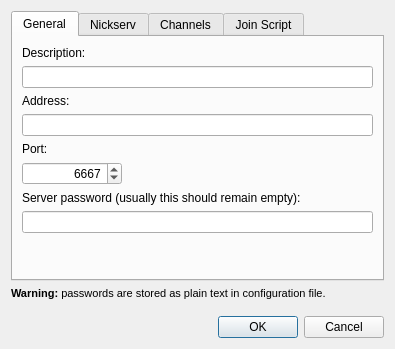
<?xml version="1.0" encoding="UTF-8"?>
<ui version="4.0">
 <class>CFGIRCDefineNetworkDialog</class>
 <widget class="QDialog" name="CFGIRCDefineNetworkDialog">
  <property name="geometry">
   <rect>
    <x>0</x>
    <y>0</y>
    <width>395</width>
    <height>349</height>
   </rect>
  </property>
  <property name="windowTitle">
   <string>Define IRC Network</string>
  </property>
  <layout class="QVBoxLayout" name="verticalLayout">
   <item>
    <widget class="QTabWidget" name="tabWidget">
     <property name="currentIndex">
      <number>0</number>
     </property>
     <widget class="QWidget" name="tab">
      <attribute name="title">
       <string>General</string>
      </attribute>
      <layout class="QVBoxLayout" name="verticalLayout_2">
       <item>
        <widget class="QLabel" name="label_1">
         <property name="text">
          <string>Description:</string>
         </property>
        </widget>
       </item>
       <item>
        <widget class="QLineEdit" name="leDescription"/>
       </item>
       <item>
        <widget class="QLabel" name="label_2">
         <property name="text">
          <string>Address:</string>
         </property>
        </widget>
       </item>
       <item>
        <widget class="QLineEdit" name="leAddress"/>
       </item>
       <item>
        <widget class="QLabel" name="label">
         <property name="text">
          <string>Port:</string>
         </property>
        </widget>
       </item>
       <item>
        <layout class="QHBoxLayout" name="horizontalLayout_2">
         <item>
          <widget class="QSpinBox" name="spinPort">
           <property name="minimumSize">
            <size>
             <width>100</width>
             <height>0</height>
            </size>
           </property>
           <property name="alignment">
            <set>Qt::AlignRight|Qt::AlignTrailing|Qt::AlignVCenter</set>
           </property>
           <property name="maximum">
            <number>65535</number>
           </property>
           <property name="value">
            <number>6667</number>
           </property>
          </widget>
         </item>
         <item>
          <spacer name="horizontalSpacer">
           <property name="orientation">
            <enum>Qt::Horizontal</enum>
           </property>
           <property name="sizeHint" stdset="0">
            <size>
             <width>40</width>
             <height>20</height>
            </size>
           </property>
          </spacer>
         </item>
        </layout>
       </item>
       <item>
        <widget class="QLabel" name="label_3">
         <property name="text">
          <string>Server password (usually this should remain empty):</string>
         </property>
        </widget>
       </item>
       <item>
        <widget class="QLineEdit" name="leServerPassword">
         <property name="echoMode">
          <enum>QLineEdit::Password</enum>
         </property>
        </widget>
       </item>
       <item>
        <spacer name="verticalSpacer_3">
         <property name="orientation">
          <enum>Qt::Vertical</enum>
         </property>
         <property name="sizeHint" stdset="0">
          <size>
           <width>20</width>
           <height>40</height>
          </size>
         </property>
        </spacer>
       </item>
      </layout>
     </widget>
     <widget class="QWidget" name="tab_2">
      <attribute name="title">
       <string>Nickserv</string>
      </attribute>
      <layout class="QVBoxLayout" name="verticalLayout_3">
       <item>
        <widget class="QLabel" name="label_5">
         <property name="text">
          <string>Nickserv password:</string>
         </property>
        </widget>
       </item>
       <item>
        <widget class="QLineEdit" name="leNickservPassword">
         <property name="echoMode">
          <enum>QLineEdit::Password</enum>
         </property>
        </widget>
       </item>
       <item>
        <widget class="QLabel" name="label_6">
         <property name="text">
          <string>Nickserv command:</string>
         </property>
         <property name="wordWrap">
          <bool>true</bool>
         </property>
        </widget>
       </item>
       <item>
        <widget class="QLineEdit" name="leNickservCommand">
         <property name="text">
          <string>/privmsg nickserv identify %1</string>
         </property>
        </widget>
       </item>
       <item>
        <spacer name="verticalSpacer_2">
         <property name="orientation">
          <enum>Qt::Vertical</enum>
         </property>
         <property name="sizeHint" stdset="0">
          <size>
           <width>20</width>
           <height>40</height>
          </size>
         </property>
        </spacer>
       </item>
       <item>
        <widget class="QLabel" name="label_7">
         <property name="text">
          <string>&lt;!DOCTYPE HTML PUBLIC &quot;-//W3C//DTD HTML 4.0//EN&quot; &quot;http://www.w3.org/TR/REC-html40/strict.dtd&quot;&gt;
&lt;html&gt;&lt;head&gt;&lt;meta name=&quot;qrichtext&quot; content=&quot;1&quot; /&gt;&lt;style type=&quot;text/css&quot;&gt;
p, li { white-space: pre-wrap; }
&lt;/style&gt;&lt;/head&gt;&lt;body style=&quot; font-family:'MS Shell Dlg 2'; font-size:8.25pt; font-weight:400; font-style:normal;&quot;&gt;
&lt;p style=&quot; margin-top:0px; margin-bottom:0px; margin-left:0px; margin-right:0px; -qt-block-indent:0; text-indent:0px;&quot;&gt;&lt;span style=&quot; font-size:8pt;&quot;&gt;%1 is substituted with nickserv password.&lt;/span&gt;&lt;/p&gt;
&lt;p style=&quot; margin-top:0px; margin-bottom:0px; margin-left:0px; margin-right:0px; -qt-block-indent:0; text-indent:0px;&quot;&gt;&lt;span style=&quot; font-size:8pt;&quot;&gt;Usually nickserv command shouldn't be changed.&lt;/span&gt;&lt;/p&gt;&lt;/body&gt;&lt;/html&gt;</string>
         </property>
         <property name="wordWrap">
          <bool>true</bool>
         </property>
        </widget>
       </item>
      </layout>
     </widget>
     <widget class="QWidget" name="tab_3">
      <attribute name="title">
       <string>Channels</string>
      </attribute>
      <layout class="QVBoxLayout" name="verticalLayout_4">
       <item>
        <widget class="QLabel" name="label_8">
         <property name="text">
          <string>Specify channels that you wish to join by default when connecting to this network:</string>
         </property>
         <property name="wordWrap">
          <bool>true</bool>
         </property>
        </widget>
       </item>
       <item>
        <widget class="QTextEdit" name="teAutojoinChannels"/>
       </item>
       <item>
        <widget class="QLabel" name="label_9">
         <property name="text">
          <string>SPACEBAR or ENTER separated</string>
         </property>
         <property name="wordWrap">
          <bool>true</bool>
         </property>
        </widget>
       </item>
      </layout>
     </widget>
     <widget class="QWidget" name="tab_4">
      <attribute name="title">
       <string>Join Script</string>
      </attribute>
      <layout class="QVBoxLayout" name="verticalLayout_5">
       <item>
        <widget class="QLabel" name="label_10">
         <property name="text">
          <string>Execute following commands on network join:</string>
         </property>
        </widget>
       </item>
       <item>
        <widget class="QTextEdit" name="teAutojoinCommands">
         <property name="font">
          <font>
           <family>Consolas</family>
           <pointsize>10</pointsize>
          </font>
         </property>
         <property name="lineWrapMode">
          <enum>QTextEdit::NoWrap</enum>
         </property>
         <property name="acceptRichText">
          <bool>false</bool>
         </property>
        </widget>
       </item>
       <item>
        <widget class="QLabel" name="label_11">
         <property name="text">
          <string>Put each command on a separate line.</string>
         </property>
        </widget>
       </item>
       <item>
        <widget class="QLabel" name="label_12">
         <property name="text">
          <string>Max. 512 characters per command.</string>
         </property>
        </widget>
       </item>
      </layout>
     </widget>
    </widget>
   </item>
   <item>
    <widget class="QLabel" name="label_4">
     <property name="text">
      <string>&lt;!DOCTYPE HTML PUBLIC &quot;-//W3C//DTD HTML 4.0//EN&quot; &quot;http://www.w3.org/TR/REC-html40/strict.dtd&quot;&gt;
&lt;html&gt;&lt;head&gt;&lt;meta name=&quot;qrichtext&quot; content=&quot;1&quot; /&gt;&lt;style type=&quot;text/css&quot;&gt;
p, li { white-space: pre-wrap; }
&lt;/style&gt;&lt;/head&gt;&lt;body style=&quot; font-family:'MS Shell Dlg 2'; font-size:8.25pt; font-weight:400; font-style:normal;&quot;&gt;
&lt;p style=&quot; margin-top:0px; margin-bottom:0px; margin-left:0px; margin-right:0px; -qt-block-indent:0; text-indent:0px;&quot;&gt;&lt;span style=&quot; font-size:8pt; font-weight:600;&quot;&gt;Warning:&lt;/span&gt;&lt;span style=&quot; font-size:8pt;&quot;&gt; passwords are stored as plain text in configuration file.&lt;/span&gt;&lt;/p&gt;&lt;/body&gt;&lt;/html&gt;</string>
     </property>
     <property name="wordWrap">
      <bool>true</bool>
     </property>
    </widget>
   </item>
   <item>
    <spacer name="verticalSpacer">
     <property name="orientation">
      <enum>Qt::Vertical</enum>
     </property>
     <property name="sizeHint" stdset="0">
      <size>
       <width>20</width>
       <height>40</height>
      </size>
     </property>
    </spacer>
   </item>
   <item>
    <widget class="QDialogButtonBox" name="buttonBox">
     <property name="standardButtons">
      <set>QDialogButtonBox::Cancel|QDialogButtonBox::Ok</set>
     </property>
    </widget>
   </item>
  </layout>
 </widget>
 <resources/>
 <connections/>
</ui>
